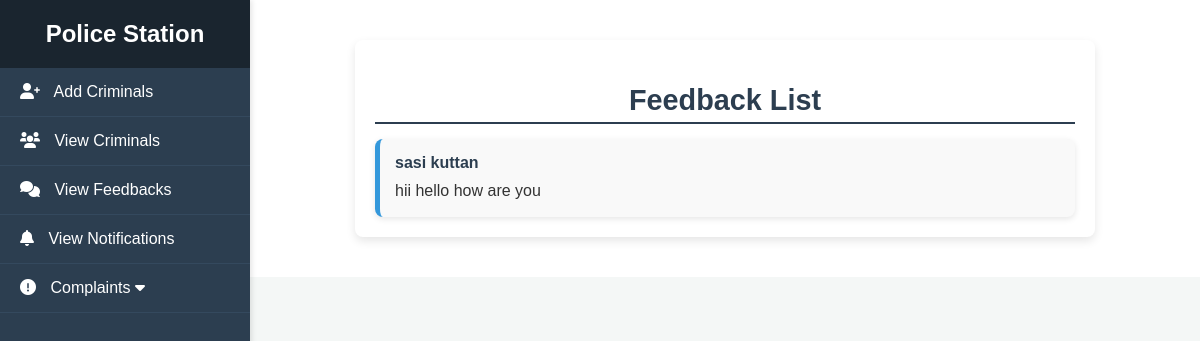
/station/feedback/, run on an earlier commit of the app's database.
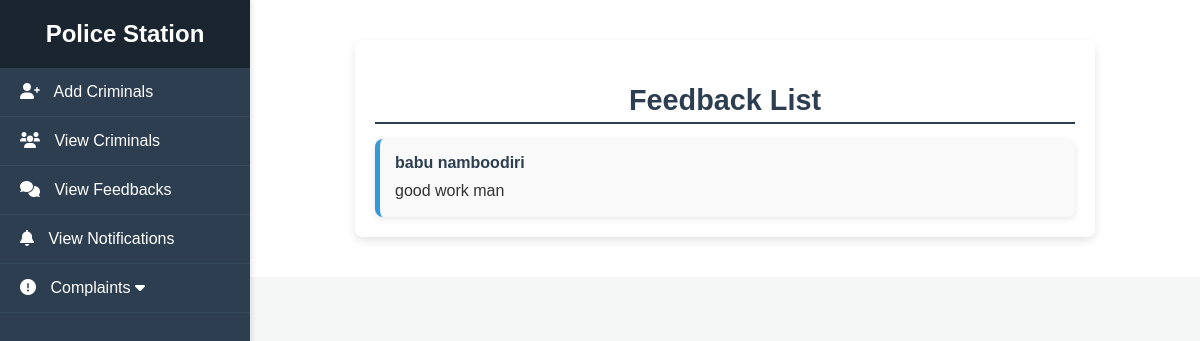
And on a later commit of the database.
### labour/models.py (models this page shows, shortened)
class Feedback(models.Model):
    sender=models.ForeignKey(LabourDetails,null=True,blank=True,on_delete=models.CASCADE)
    feedback=models.TextField(null=True,blank=True)
    created_at=models.DateTimeField(auto_now_add=True)

### my_admin/models.py (models this page shows)
class LabourDetails(models.Model):
    gender=[
        ('MALE','male'),
        ('FEMALE','female'),
        ('OTHER','other')
    ]
    name=models.CharField(max_length=50,null=True,blank=True)
    age=models.DateField(null=True,blank=True)
    gender=models.CharField(max_length=50,null=True,blank=True,choices=gender)
    aadhar_no=models.IntegerField(null=True,blank=True)
    skills=models.CharField(max_length=600,null=True,blank=True)
    phone=models.CharField(max_length=20,null=True,blank=True)
    alternative_phone=models.CharField(max_length=20,null=True,blank=True)
    user_details=models.OneToOneField(LoginDetails,models.CASCADE,null=True,blank=True)
    photo = models.ImageField(null=True, blank=True, upload_to='labour_gallery')
    id_image = models.ImageField(null=True, blank=True, upload_to='labour_gallery')
    ration_card = models.ImageField(null=True, blank=True, upload_to='labour_gallery')
    updated_at = models.DateTimeField(auto_now_add=True)
    created_at = models.DateTimeField(auto_now_add=True)
    def __str__(self):
        return self.name

### station/views.py (the view)
# urls.py: path('feedback/',ViewFeedback.as_view(),name='view_feedback'),
class ViewFeedback(View):
    def get(self,request):
        list=Feedback.objects.all()
        return render(request,'station/view_feedback.html',{'list':list})

### template/station/view_feedback.html
{% extends 'station/home.html' %}
{% load static %}
{% block body %}
<div class="feedback-container">
    <h2 class="feedback-title">Feedback List</h2>
    {% if list %}
        <div class="feedback-list">
            {% for data in list %}
                <div class="feedback-card">
                    <div class="feedback-header">
                        <span class="feedback-sender">{{ data.sender }}</span>
                    </div>
                    <div class="feedback-content">
                        <p>{{ data.feedback }}</p>
                    </div>
                </div>
            {% endfor %}
        </div>
    {% else %}
        <p class="no-feedback">No feedback available.</p>
    {% endif %}
</div>
{% endblock %}

What changed in the data, as far as the page shows it:
removed Feedback: sender "sasi kuttan", feedback "hii hello how are you"
added Feedback: sender "babu namboodiri", feedback "good work man"
